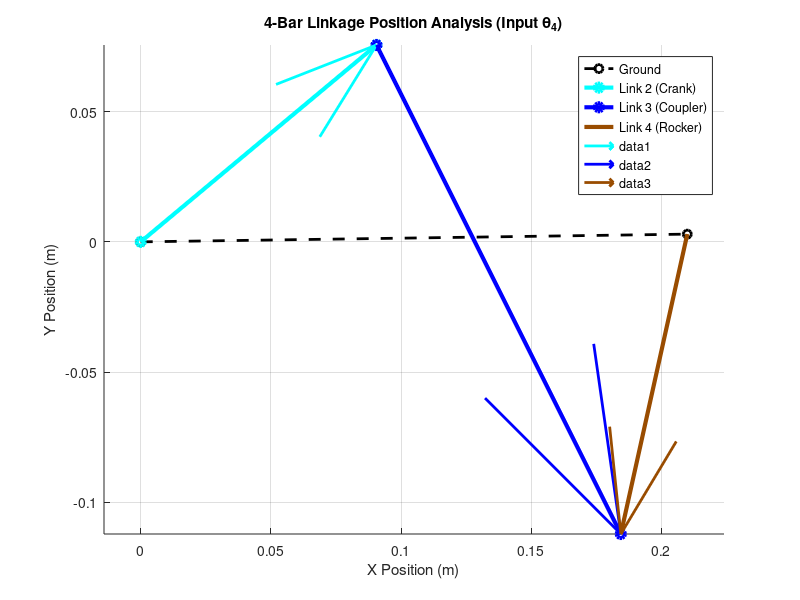

The MATLAB script that drew this image:
clear all
close all
clc

% ==========================================
% 1. PARAMETERS & INPUT
% ==========================================
L1 = 0.210; % Ground (Pink) - d
L2 = 0.118; % Crank (Cyan)  - a
L3 = 0.210; % Coupler (Blue)- b
L4 = 0.118; % Rocker (Brown)- c

% Assign canonical names for formulas
d = L1;
a = L2;
b = L3;
c = L4;

% Ground Offset (Global rotation)
theta1_deg = 0.81;
theta1 = deg2rad(theta1_deg);

% --- INPUT: Link 4 (Brown) ---
q4_global_deg = -102.5; 
% Convert to Local frame (relative to Link 1)
q4 = deg2rad(q4_global_deg) - theta1; 

% ==========================================
% 2. CALCULATION (Inverted Kinematics: Given q4, find q2, q3)
% ==========================================

% Calculate K constants (Norton's Definitions)
K1 = d/a;
K2 = d/c;
K3 = (a^2 - b^2 + c^2 + d^2)/(2*a*c);

% Coefficients for Quadratic Equation A*t^2 + B*t + C = 0
% Derived from Vector Loop for Input q4
A_quad = -((1 + K1)*cos(q4) + K2 + K3);
B_quad = 2*sin(q4);
C_quad = (1 - K1)*cos(q4) + K2 - K3;

% Solve for t = tan(theta2 / 2)
det_val = B_quad^2 - 4*A_quad*C_quad;

if det_val < 0
    error('No real solution exists for the given input angle.');
end

t_1 = (-B_quad + sqrt(det_val)) / (2*A_quad);
t_2 = (-B_quad - sqrt(det_val)) / (2*A_quad);

% Calculate theta2 (Local frame)
q2_1 = 2*atan(t_1);
q2_2 = 2*atan(t_2);

% Calculate theta3 (Local frame) using Vector Sum
% Vector equation: b*e^(j*q3) = c*e^(j*q4) + d - a*e^(j*q2)
Vec3_1 = c*exp(1j*q4) + d - a*exp(1j*q2_1);
Vec3_2 = c*exp(1j*q4) + d - a*exp(1j*q2_2);

q3_1 = angle(Vec3_1);
q3_2 = angle(Vec3_2);

% ==========================================
% 3. CONVERT TO GLOBAL & DISPLAY
% ==========================================

% Add theta1 offset back to get Global angles
q2_1_global = q2_1 + theta1;
q3_1_global = q3_1 + theta1;

q2_2_global = q2_2 + theta1;
q3_2_global = q3_2 + theta1;

fprintf('--- Results ---\n');
fprintf('Configuration 1 (Crossed):\n');
fprintf('Theta2: %.4f deg\n', rad2deg(q2_1_global));
fprintf('Theta3: %.4f deg\n', rad2deg(q3_1_global));
fprintf('\nConfiguration 2 (Open):\n');
fprintf('Theta2: %.4f deg\n', rad2deg(q2_2_global));
fprintf('Theta3: %.4f deg\n', rad2deg(q3_2_global));

% ==========================================
% 4. PLOTTING
% ==========================================
% Select Configuration to plot (e.g., Config 2 - Open)
% You can change this to use q2_1/q3_1 for Crossed
q2_plot = q2_2; 
q3_plot = q3_2;
% Note: Using Local angles for vector calculation relative to ground at 0, 
% then rotating the whole plot by theta1 is equivalent to using global angles.
% Below we use Global Angles for direct plotting.

% Vectors in Global Frame
RA = a * exp(1j * (q2_plot + theta1));
RB = c * exp(1j * (q4 + theta1)); % Re-derived from q4 local
% Or directly from input:
% RB = c * exp(1j * deg2rad(q4_global_deg)); 
% (Should be offset by d? No, RB is from O4. Position of B from origin is different)

% Let's use the standard loop: Origin -> O2 -> A -> B -> O4 -> Origin
% Position O2 = 0 (or some offset if needed, usually 0)
O2 = 0;
O4 = d * exp(1j * theta1); % Ground Vector

% Points for Config 2
PA = O2 + a * exp(1j * (q2_2 + theta1)); % Point A
PB = O4 + c * exp(1j * (q4 + theta1));   % Point B from O4
% Check closure:
PB_check = PA + b * exp(1j * (q3_2 + theta1));
% Error check
err = abs(PB - PB_check);

% Plotting
figure;
hold on;
axis equal;
grid on;

% Plot Ground (O2 to O4)
plot([real(O2), real(O4)], [imag(O2), imag(O4)], 'k--o', 'LineWidth', 2, 'DisplayName', 'Ground');

% Plot Link 2 (Crank - Cyan)
plot([real(O2), real(PA)], [imag(O2), imag(PA)], 'c-o', 'LineWidth', 3, 'DisplayName', 'Link 2 (Crank)');

% Plot Link 3 (Coupler - Blue)
plot([real(PA), real(PB)], [imag(PA), imag(PB)], 'b-o', 'LineWidth', 3, 'DisplayName', 'Link 3 (Coupler)');

% Plot Link 4 (Rocker - Brown)
plot([real(O4), real(PB)], [imag(O4), imag(PB)], 'color', [0.6, 0.3, 0], 'LineWidth', 3, 'DisplayName', 'Link 4 (Rocker)');

% Quiver style as requested in prompt
quiver(real(O2), imag(O2), real(PA), imag(PA), 0, 'c', 'LineWidth', 2);
quiver(real(PA), imag(PA), real(PB)-real(PA), imag(PB)-imag(PA), 0, 'b', 'LineWidth', 2);
quiver(real(O4), imag(O4), real(PB)-real(O4), imag(PB)-imag(O4), 0, 'color', [0.6, 0.3, 0], 'LineWidth', 2);

xlabel('X Position (m)');
ylabel('Y Position (m)');
title('4-Bar Linkage Position Analysis (Input \theta_4)');
legend('show');
